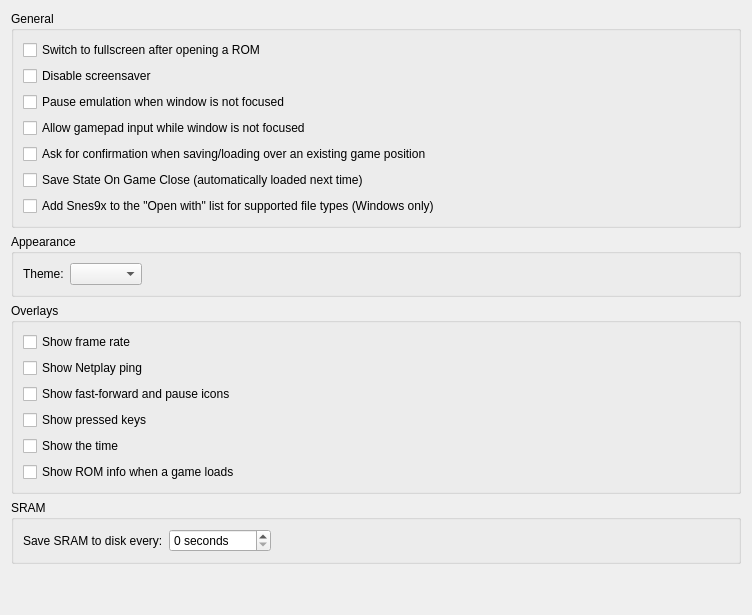
<?xml version="1.0" encoding="UTF-8"?>
<ui version="4.0">
 <class>GeneralPanel</class>
 <widget class="QWidget" name="GeneralPanel">
  <property name="geometry">
   <rect>
    <x>0</x>
    <y>0</y>
    <width>752</width>
    <height>615</height>
   </rect>
  </property>
  <property name="windowTitle">
   <string>Form</string>
  </property>
  <layout class="QVBoxLayout" name="verticalLayout">
   <item>
    <widget class="QGroupBox" name="groupBox">
     <property name="title">
      <string>General</string>
     </property>
     <layout class="QVBoxLayout" name="verticalLayout_2">
      <item>
       <widget class="QCheckBox" name="checkBox_fullscreen_on_open">
        <property name="text">
         <string>Switch to fullscreen after opening a ROM</string>
        </property>
       </widget>
      </item>
      <item>
       <widget class="QCheckBox" name="checkBox_disable_screensaver">
        <property name="text">
         <string>Disable screensaver</string>
        </property>
       </widget>
      </item>
      <item>
       <widget class="QCheckBox" name="checkBox_pause_when_unfocused">
        <property name="text">
         <string>Pause emulation when window is not focused</string>
        </property>
       </widget>
      </item>
      <item>
       <widget class="QCheckBox" name="checkBox_background_gamepad_input">
        <property name="text">
         <string>Allow gamepad input while window is not focused</string>
        </property>
       </widget>
      </item>
      <item>
       <widget class="QCheckBox" name="checkBox_confirm_save_load">
        <property name="text">
         <string>Ask for confirmation when saving/loading over an existing game position</string>
        </property>
       </widget>
      </item>
      <item>
       <widget class="QCheckBox" name="checkBox_save_state_on_close">
        <property name="text">
         <string>Save State On Game Close (automatically loaded next time)</string>
        </property>
       </widget>
      </item>
      <item>
       <widget class="QCheckBox" name="checkBox_add_to_registry">
        <property name="text">
         <string>Add Snes9x to the "Open with" list for supported file types (Windows only)</string>
        </property>
       </widget>
      </item>
     </layout>
    </widget>
   </item>
   <item>
    <widget class="QGroupBox" name="groupBox_appearance">
     <property name="title">
      <string>Appearance</string>
     </property>
     <layout class="QHBoxLayout" name="horizontalLayout_appearance">
      <item>
       <widget class="QLabel" name="label_theme">
        <property name="text">
         <string>Theme:</string>
        </property>
       </widget>
      </item>
      <item>
       <widget class="QComboBox" name="comboBox_theme"/>
      </item>
      <item>
       <spacer name="horizontalSpacer_theme">
        <property name="orientation">
         <enum>Qt::Horizontal</enum>
        </property>
        <property name="sizeHint" stdset="0">
         <size>
          <width>40</width>
          <height>20</height>
         </size>
        </property>
       </spacer>
      </item>
     </layout>
    </widget>
   </item>
   <item>
    <widget class="QGroupBox" name="groupBox_2">
     <property name="title">
      <string>Overlays</string>
     </property>
     <layout class="QVBoxLayout" name="verticalLayout_3">
      <item>
       <widget class="QCheckBox" name="checkBox_show_frame_rate">
        <property name="text">
         <string>Show frame rate</string>
        </property>
       </widget>
      </item>
      <item>
       <widget class="QCheckBox" name="checkBox_show_ping">
        <property name="text">
         <string>Show Netplay ping</string>
        </property>
       </widget>
      </item>
      <item>
       <widget class="QCheckBox" name="checkBox_show_indicators">
        <property name="text">
         <string>Show fast-forward and pause icons</string>
        </property>
       </widget>
      </item>
      <item>
       <widget class="QCheckBox" name="checkBox_show_pressed_keys">
        <property name="text">
         <string>Show pressed keys</string>
        </property>
       </widget>
      </item>
      <item>
       <widget class="QCheckBox" name="checkBox_show_time">
        <property name="text">
         <string>Show the time</string>
        </property>
       </widget>
      </item>
      <item>
       <widget class="QCheckBox" name="checkBox_show_rom_info">
        <property name="text">
         <string>Show ROM info when a game loads</string>
        </property>
       </widget>
      </item>
     </layout>
    </widget>
   </item>
    <item>
     <widget class="QGroupBox" name="groupBox_3">
      <property name="title">
        <string>SRAM</string>
      </property>
      <layout class="QHBoxLayout" name="horizontalLayout">
        <item>
         <widget class="QLabel" name="label_sram_interval">
          <property name="text">
            <string>Save SRAM to disk every:</string>
          </property>
         </widget>
        </item>
        <item>
         <widget class="QSpinBox" name="spinBox_sram_interval">
          <property name="whatsThis">
            <string>&lt;html&gt;&lt;head/&gt;&lt;body&gt;&lt;p&gt;Setting this to anything other than 0 will save the SRAM (internal game saves) file regularly. If it is set to to 0, it will only save when exiting Snes9x or changing games, and you will lose any progress since the last save if your device crashes.&lt;/p&gt;&lt;/body&gt;&lt;/html&gt;</string>
          </property>
          <property name="suffix">
            <string> seconds</string>
          </property>
          <property name="maximum">
            <number>1000</number>
          </property>
         </widget>
        </item>
        <item>
         <spacer name="horizontalSpacer_2">
          <property name="orientation">
            <enum>Qt::Horizontal</enum>
          </property>
          <property name="sizeHint" stdset="0">
            <size>
             <width>40</width>
             <height>20</height>
            </size>
          </property>
         </spacer>
        </item>
      </layout>
     </widget>
    </item>
   <item>
    <spacer name="verticalSpacer">
     <property name="orientation">
      <enum>Qt::Vertical</enum>
     </property>
     <property name="sizeHint" stdset="0">
      <size>
       <width>20</width>
       <height>40</height>
      </size>
     </property>
    </spacer>
   </item>
  </layout>
 </widget>
 <resources/>
 <connections/>
</ui>
